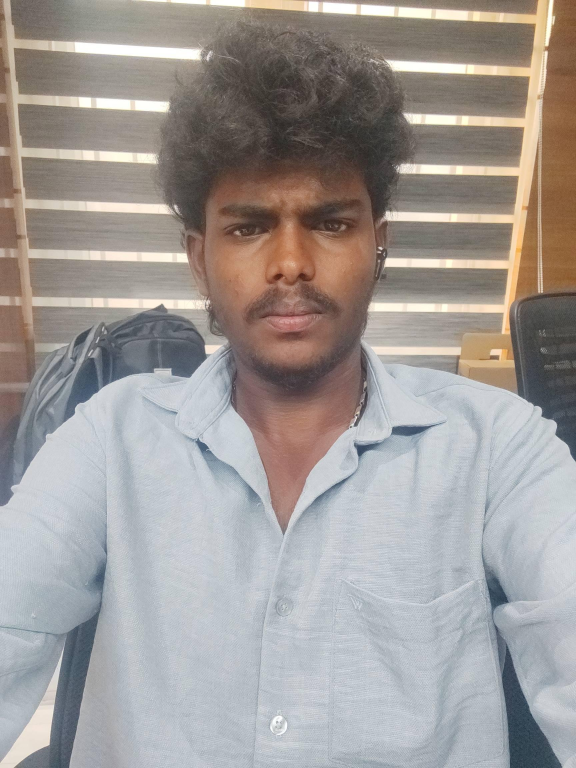
#> input picture temp_faces/00a74e2a-5aa5-4521-be73-103d26ae5771.jpg, 1728 x 2304 px (shown at 1/3 size); its folder holds only this picture in this run
$ python -i face_utils.py   (imports and definitions only)
#> lines starting #> are read from the running program, lines starting #| are printed output that depends on the picture
"""
Face Recognition Utility using DeepFace + OpenCV
Handles face detection, embedding generation, and verification
"""

import os
import cv2
import numpy as np
import base64
import json
import logging
from PIL import Image
import io
import time

logger = logging.getLogger(__name__)

# Try to import DeepFace - if it fails, face features will be disabled
try:
    from deepface import DeepFace
    DEEPFACE_AVAILABLE = True
except (ImportError, Exception) as e:
    logger.warning(f"DeepFace not available: {e}")
    DEEPFACE_AVAILABLE = False
    DeepFace = None

# Config
DEEPFACE_MODEL = os.getenv("DEEPFACE_MODEL", "Facenet512")
DEEPFACE_DETECTOR = os.getenv("DEEPFACE_DETECTOR", "opencv")
VERIFICATION_THRESHOLD = float(os.getenv("FACE_VERIFICATION_THRESHOLD", "0.6"))
UPLOAD_FOLDER = os.path.join(os.getcwd(), os.getenv("UPLOAD_FOLDER", "uploads"))
EMBEDDINGS_FOLDER = os.path.join(os.getcwd(), os.getenv("EMBEDDINGS_FOLDER", "embeddings"))

# Ensure directories exist
# [2 lines not run here, left out]

# Cache for the model to prevent reloading
_MODEL_READY = False

def warm_up_model():
    """Initialize DeepFace model to speed up first request."""
    global _MODEL_READY
    if not DEEPFACE_AVAILABLE or _MODEL_READY:
        return

    try:
        logger.info(f"Warming up DeepFace model: {DEEPFACE_MODEL}...")
        # Create a tiny dummy image for warm-up
        dummy_img = np.zeros((224, 224, 3), dtype=np.uint8)
        DeepFace.represent(dummy_img, model_name=DEEPFACE_MODEL, enforce_detection=False)
#> (this line was passed over: deepface is not available in this run)
#> further down, picture is the input picture: shape (2304, 1728, 3); mean B, G, R 152.1, 154.8, 160.3
        _MODEL_READY = True
        logger.info("DeepFace model ready.")
    except Exception as e:
        logger.error(f"Model warm-up failed: {e}")

# [38 lines left out: functions base64_to_image, image_to_base64, save_image, not called in this run]


def detect_faces(image: np.ndarray) -> list:
    """
    Detect faces in image using OpenCV Haar Cascade.
    Returns list of face regions (x, y, w, h).
    """
    try:
        gray = cv2.cvtColor(image, cv2.COLOR_BGR2GRAY)
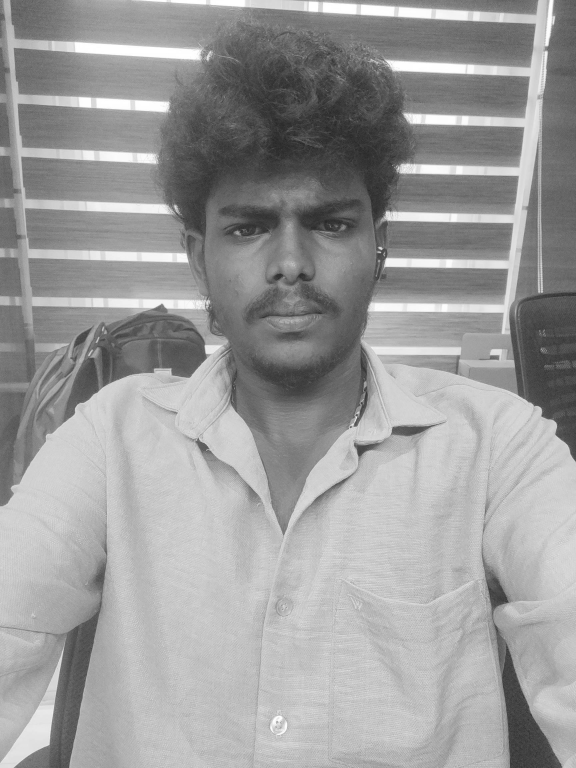
#> gray: shape (2304, 1728) (shown at 1/3 size); min 26, max 255, mean 156.2
        gray = cv2.equalizeHist(gray)
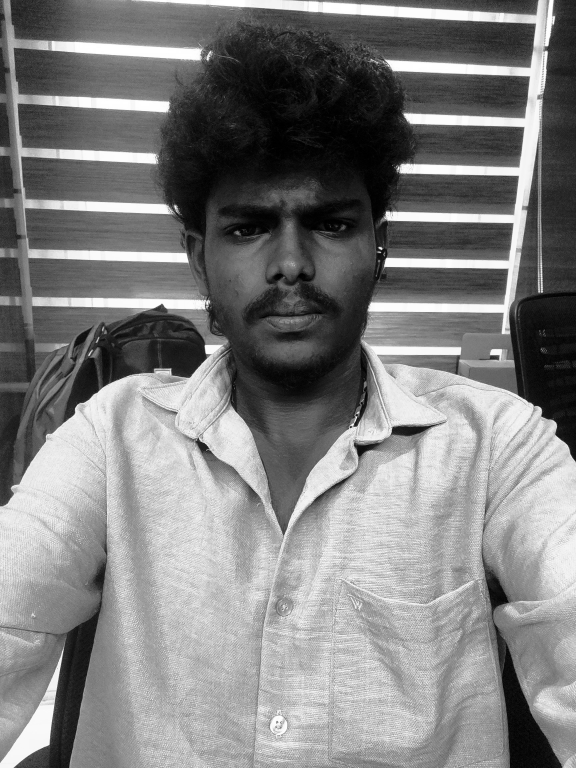
#> gray: shape (2304, 1728) (shown at 1/3 size); min 0, max 255, mean 128.4

        face_cascade = cv2.CascadeClassifier(
            cv2.data.haarcascades + "haarcascade_frontalface_default.xml"
        )
        faces = face_cascade.detectMultiScale(
            gray,
            scaleFactor=1.1,
            minNeighbors=5,
            minSize=(80, 80),
            flags=cv2.CASCADE_SCALE_IMAGE,
        )
#> faces = [[566, 441, 611, 611]]
        return faces.tolist() if len(faces) > 0 else []
    except Exception as e:
        logger.error(f"Face detection error: {e}")
        return []


# [148 lines left out: functions validate_face_image, preprocess_image, generate_embedding, compute_embedding_distance, compute_average_embedding, verify_face and 1 more, not called in this run]

# Initialize model on import
warm_up_model()

>>> import cv2
>>> picture = cv2.imread('../temp_faces/00a74e2a-5aa5-4521-be73-103d26ae5771.jpg')
>>> result = detect_faces(picture)
#> result = [[566, 441, 611, 611]]

$ run again, on temp_faces/32a8d6e7-f38e-4194-8163-b03eba639ce7.jpg
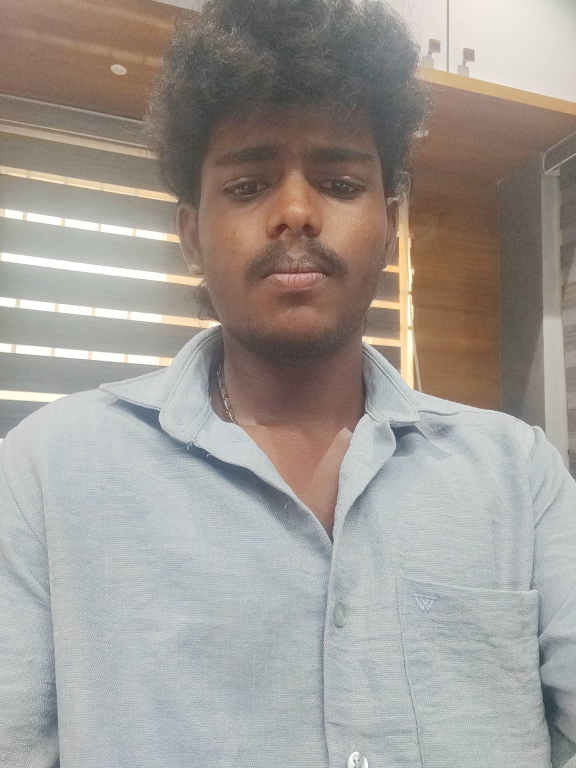
#> input picture temp_faces/32a8d6e7-f38e-4194-8163-b03eba639ce7.jpg, 1728 x 2304 px (shown at 1/3 size)
#> picture is the input picture: shape (2304, 1728, 3); mean B, G, R 149.4, 154.6, 160.7
#> in detect_faces, `gray = cv2.cvtColor(image, cv2.COLOR_BGR2GRAY)`:
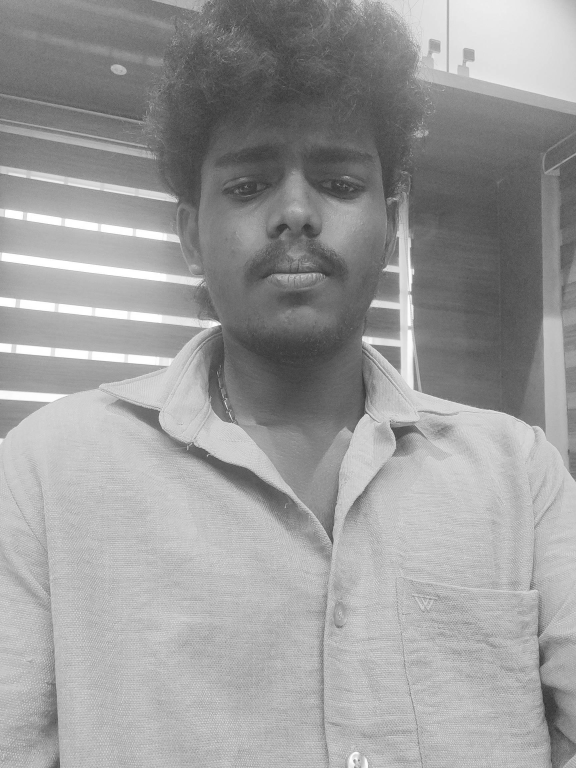
#> gray: shape (2304, 1728) (shown at 1/3 size); min 32, max 255, mean 155.9
#> in detect_faces, `gray = cv2.equalizeHist(gray)`:
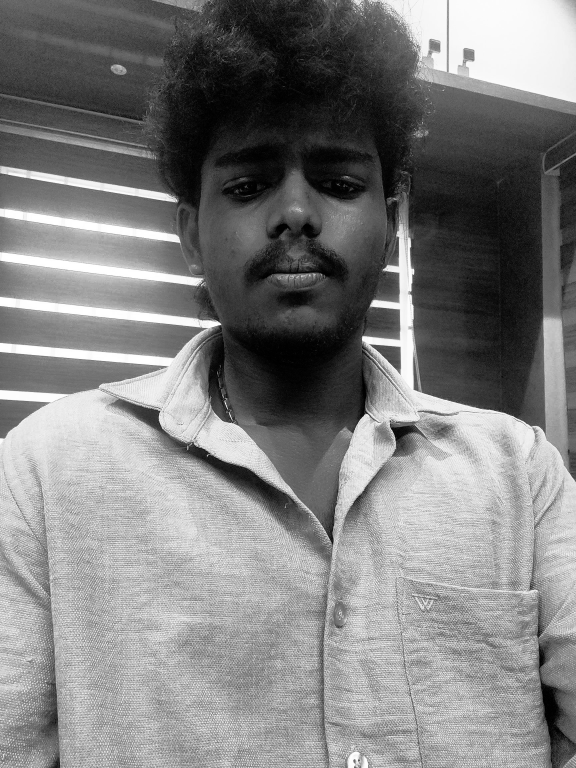
#> gray: shape (2304, 1728) (shown at 1/3 size); min 0, max 255, mean 128.3
#> faces = [[523, 261, 722, 722]]

$ run again, on temp_faces/35e46497-0d9d-41a9-9c5f-0f9e79086883.jpg
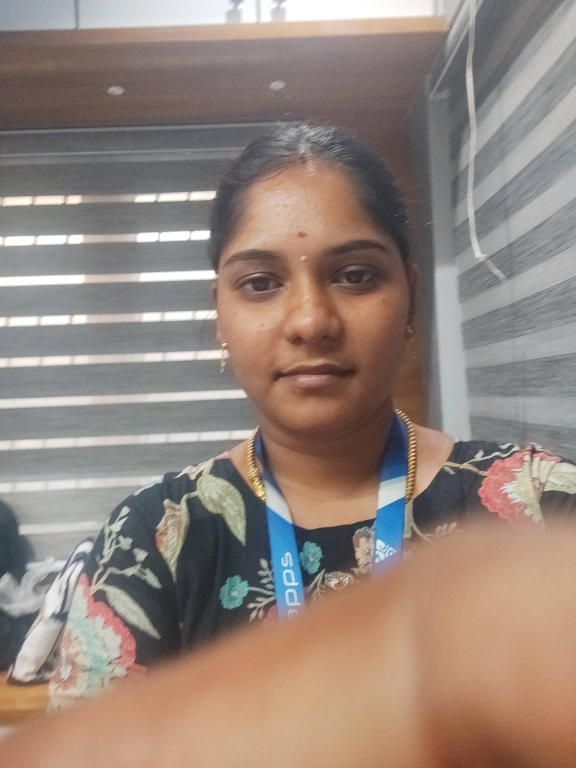
#> input picture temp_faces/35e46497-0d9d-41a9-9c5f-0f9e79086883.jpg, 1728 x 2304 px (shown at 1/3 size)
#> picture is the input picture: shape (2304, 1728, 3); mean B, G, R 124.4, 133.5, 149.3
#> in detect_faces, `gray = cv2.cvtColor(image, cv2.COLOR_BGR2GRAY)`:
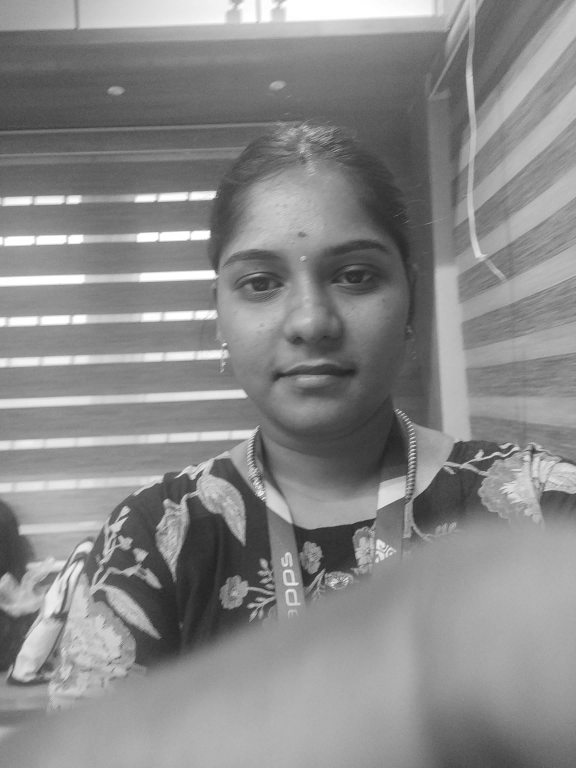
#> gray: shape (2304, 1728) (shown at 1/3 size); min 22, max 255, mean 137.2
#> in detect_faces, `gray = cv2.equalizeHist(gray)`:
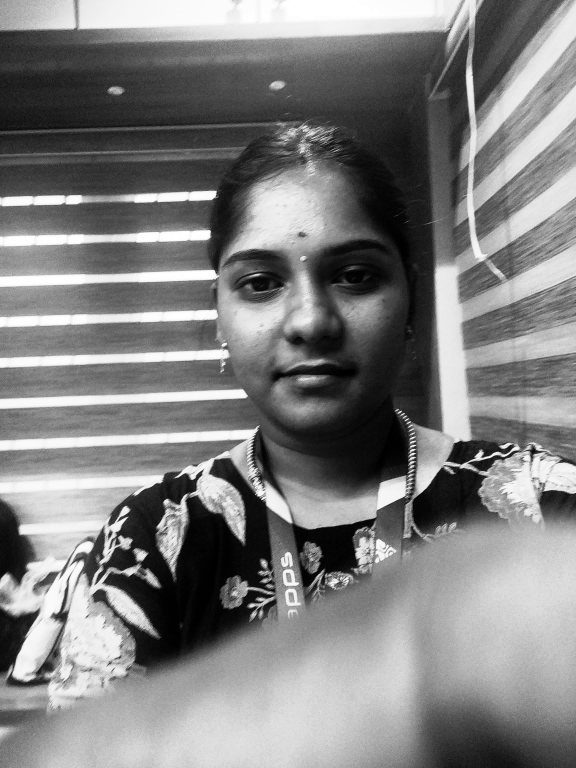
#> gray: shape (2304, 1728) (shown at 1/3 size); min 0, max 255, mean 128.4
#> faces = [[892, 1628, 85, 85], [580, 554, 713, 713]]
